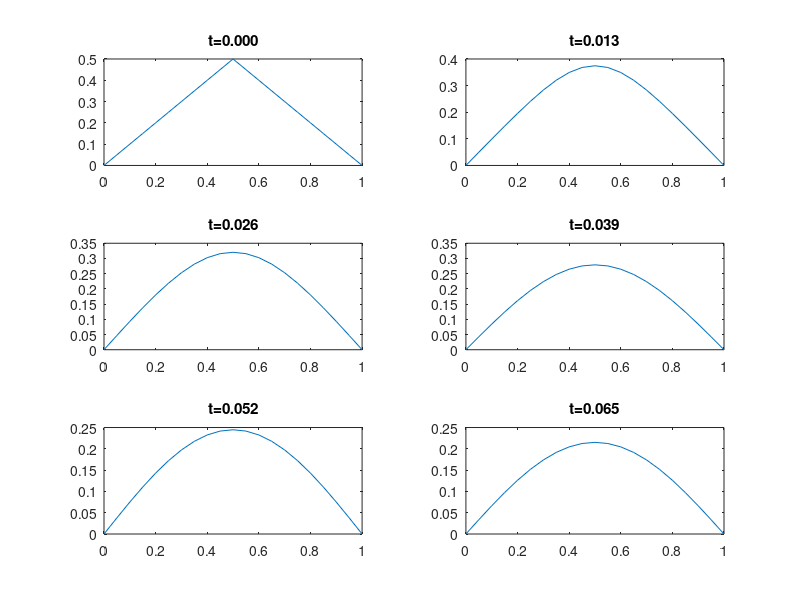

Write MATLAB code to recreate this figure.
%  with x in [0,1] and t in [0,tf]

clear all; clf

% initializations
  tf = 0.065;                  % time window length
  nx = 20; dx = 1/nx;         % number of points in x
  nt = 50; dt = tf/nt;      % number of timesteps
  
  x = linspace(0,1,nx+1);     % x-point coordinates
  u(1:nx/2) = x(1:nx/2); %sin(20*pi*x.^2.*(1-x)); % initial condition (MATLAB syntax!)
  u(nx/2+1:nx+1) = 1-x(nx/2+1:nx+1); %sin(20*pi*x.^2.*(1-x)); % initial condition (MATLAB syntax!)

  f1= @(t)0;                  % lhs Dirichlet condition
  f2= @(t)0;                  % rhs Dirichlet condition
  mu = dt/(dx*dx); 
  j = 2:nx;                   % indices of interior points:2..nx
                              % leftmost point has index 1
                              % rightmost point has index nx+1

% plot the initial condition

  subplot(3,2,1); plot(x,u); title(sprintf('t=%4.3f',0))
a(1:nx-1) = 1+2*mu;
d(1:nx-2) = -mu;
% integrate in time and plot 5 solutions
A = diag(a) + diag(d,1) + diag(d,-1);

  for n = 1:nt
    u(1) = f1(n*dt); u(nx+1) = f2(n*dt);
    b = u(j);
    b(1) = u(2) + mu*u(1);
    b(end) = u(nx) + mu*u(nx+1);
    u(j) = A\b';   
    if mod(n,nt/5)==0
          subplot(3,2,5*n/nt+1); plot(x,u); title(sprintf('t=%4.3f',n*dt))
    end
  end
  